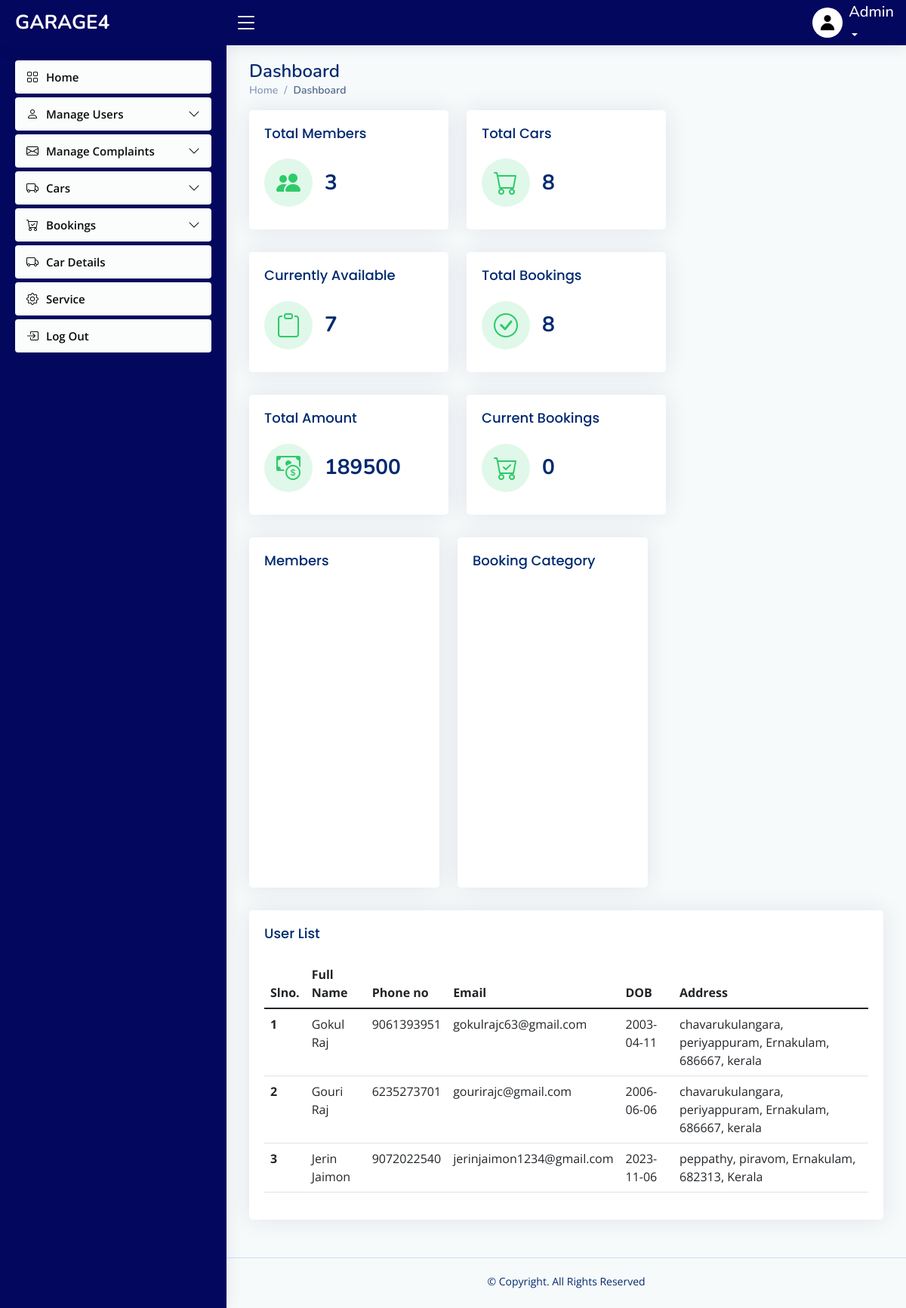
/admin/index1.php, run on the app's committed database.
### tables this page shows
CREATE TABLE `registration` (
  `image` varchar(50) NOT NULL DEFAULT 'default.jpg',
  `first_name` varchar(30) NOT NULL,
  `last_name` varchar(30) NOT NULL,
  `contact` varchar(20) NOT NULL,
  `email_id` varchar(40) NOT NULL,
  `date_of_birth` date NOT NULL,
  `house_name` varchar(30) NOT NULL,
  `street_name` varchar(30) NOT NULL,
  `district` varchar(20) NOT NULL,
  `pincode` varchar(6) NOT NULL,
  `state` varchar(30) NOT NULL,
  `date_of_join` date NOT NULL
);

### connect.php (called while the page is built, shortened)
<?php
$dbname="garage4";
$conn=mysqli_connect("localhost","root","",$dbname);
function select_data($sql)
{
  global $conn;
  $res = mysqli_query($conn, $sql);
  if ($res)
    return $res;
  else
    return False;
}
?>

### admin/index1.php (the view, shortened to what this page needs)
<?php
include("header.php");
$sql1="SELECT registration.*
       FROM registration
       JOIN login ON registration.email_id = login.email_id
       WHERE login.user_status = '1'";
 $data1=select_data($sql1);
 $count1=mysqli_num_rows($data1);
$sql7="SELECT * FROM product";
$data7=select_data($sql7);
$count7=mysqli_num_rows($data7);
$sql8="SELECT * FROM booking";
$data8=select_data($sql8);
$count8=mysqli_num_rows($data8);
$sql9 = "SELECT SUM(amount) AS total_amount FROM payment";
$data9 = select_data($sql9);
$totalAmount = mysqli_fetch_assoc($data9)['total_amount'];
$sql10="SELECT * FROM booking where status='1'";
$data10=select_data($sql10);
$count10=mysqli_num_rows($data10);
$sql11="SELECT * FROM product where status='0'";
$data11=select_data($sql11);
$count11=mysqli_num_rows($data11);
?>
<main id="main" class="main">
<div class="pagetitle">
  <h1>Dashboard</h1>
  <nav>
    <ol class="breadcrumb">
      <li class="breadcrumb-item"><a href="index1.php">Home</a></li>
      <li class="breadcrumb-item active">Dashboard</li>
    </ol>
  </nav>
</div>
  <section class="section dashboard">
      <div class="row">
        <div class="col-lg-8">
          <div class="row">
            <div class="col-xxl-4 col-md-6">
              <div class="card info-card revenue-card">
                <div class="card-body">
                  <h5 class="card-title">Total Members</h5>
                  <div class="d-flex align-items-center">
                    <div class="card-icon rounded-circle d-flex align-items-center justify-content-center">
                      <i class="bi bi-people-fill"></i>
                    </div>
                    <div class="ps-3">
                      <h6><?php echo $count1 ?></h6>
                    </div>
                  </div>
                </div>
              </div>
            </div>
            <div class="col-xxl-4 col-md-6">
              <div class="card info-card revenue-card">
                <div class="card-body">
                  <h5 class="card-title">Total Cars</h5>
                  <div class="d-flex align-items-center">
                    <div class="card-icon rounded-circle d-flex align-items-center justify-content-center">
                      <i class="bi bi-cart"></i>
                    </div>
                    <div class="ps-3">
                      <h6><?php echo $count7 ?></h6>
                    </div>
                  </div>
                </div>
              </div>
            </div>
            <div class="col-xxl-4 col-md-6">
              <div class="card info-card revenue-card">
                <div class="card-body">
                  <h5 class="card-title">Currently Available</h5>
                  <div class="d-flex align-items-center">
                    <div class="card-icon rounded-circle d-flex align-items-center justify-content-center">
                      <i class="bi bi-clipboard"></i>
                    </div>
                    <div class="ps-3">
                      <h6><?php echo $count11 ?></h6>
                    </div>
                  </div>
                </div>
              </div>
            </div>
            <div class="col-xxl-4 col-md-6">
              <div class="card info-card revenue-card">
                <div class="card-body">
                  <h5 class="card-title">Total Bookings</h5>
                  <div class="d-flex align-items-center">
                    <div class="card-icon rounded-circle d-flex align-items-center justify-content-center">
                      <i class="bi bi-check-circle"></i>
                    </div>
                    <div class="ps-3">
                      <h6><?php echo $count8 ?></h6>
                    </div>
                  </div>
                </div>
              </div>
            </div>
             <div class="col-xxl-4 col-md-6">
              <div class="card info-card revenue-card">
                <div class="card-body">
                  <h5 class="card-title">Total Amount</h5>
                  <div class="d-flex align-items-center">
                    <div class="card-icon rounded-circle d-flex align-items-center justify-content-center">
                      <i class="bi bi-cash-coin"></i>
                    </div>
                    <div class="ps-3">
                      <h6><?php echo $totalAmount ?></h6>
                    </div>
                  </div>
                </div>
              </div>
            </div>
             <div class="col-xxl-4 col-md-6">
              <div class="card info-card revenue-card">
                <div class="card-body">
                  <h5 class="card-title">Current Bookings</h5>
                  <div class="d-flex align-items-center">
                    <div class="card-icon rounded-circle d-flex align-items-center justify-content-center">
                      <i class="bi bi-cart-check"></i>
                    </div>
                    <div class="ps-3">
                      <h6><?php echo $count10 ?></h6>
                    </div>
                  </div>
                </div>
              </div>
            </div>
<div class="row">
           <div class="col-lg-6">
<div class="card">
  <div class="card-body pb-0">
    <h5 class="card-title">Members</h5>
    <div id="trafficChart" style="min-height: 400px;" class="echart"></div>
    </div>
  </div>
    </div>
  <div class="col-lg-6">
<div class="card">
  <div class="card-body pb-0">
    <h5 class="card-title">Booking Category</h5>
    <div id="bookingChart" style="min-height: 400px;" class="echart"></div>
    </div>
  </div>
    </div>
    </div>
                </div>
                </div>
        </div>
    <div class="col-20">
          <div  class="card">
            <div class="card-body">
              <h5 class="card-title">User List</h5>
              <table class="table datatable">
                <thead>
                  <tr>
                  <th scope="col">Slno.</th>
                  <th scope="col">Full Name</th>
                  <th scope="col">Phone no</th>
                  <th scope="col">Email</th>
                  <th scope="col">DOB</th>
                  <th scope="col">Address</th>
                  </tr>
                </thead>
                <tbody>
                <?php
                $sql="SELECT registration.*
                FROM registration
                JOIN login ON registration.email_id = login.email_id
                WHERE login.user_status = '1'";
                $data=select_data($sql);
                $n=1;
                while($row=mysqli_fetch_assoc($data))
                {
                ?>
                  <tr>
                  <th scope='row'>
                      <?php echo $n++; ?>
                    </th>
                    <td>
                      <?php echo $row['first_name'] . " " . $row['last_name'] ?>
                    </td>
                    <td>
                      <?php echo $row['contact'] ?>
                    </td>
                    <td>
                      <?php echo $row['email_id'] ?>
                    </td>
                    <td>
                      <?php echo $row['date_of_birth'] ?>
                    </td>
                    <td>
                      <?php echo $row['house_name'] ?>,
                      <?php echo $row['street_name'] ?>,
                      <?php echo $row['district'] ?>,
                      <?php echo $row['pincode'] ?>,
                      <?php echo $row['state'] ?>
                    </td>
                  </tr>
                  <?php
                  }
                  ?>
                </tbody>
              </table>
            </div>
          </div>
           </div>
    </section>
    </main>
<?php
require 'footer.php';
?>

### admin/assets/css/styleeee.css (style rules this page uses)
:root { scroll-behavior: smooth; }
body { font-family: "Open Sans", sans-serif; background: #f7fafa; color: #444444; }
a { color: #4154f1; text-decoration: none; }
h1, h2, h3, h4, h5, h6 { font-family: "Nunito", sans-serif; }
#main { margin-top: 60px; padding: 20px 30px; transition: all 0.3s; }
.pagetitle { margin-bottom: 10px; }
.pagetitle h1 { font-size: 24px; margin-bottom: 0; font-weight: 600; color: #012970; }
.card { margin-bottom: 30px; border: none; border-radius: 5px; box-shadow: 0px 0 30px rgba(1, 41, 112, 0.1); }
.card-title { padding: 20px 0 15px 0; font-size: 18px; font-weight: 500; color: #012970; font-family: "Poppins", sans-serif; }
.card-body { padding: 0 20px 20px 20px; }
.breadcrumb { font-size: 14px; font-family: "Nunito", sans-serif; color: #899bbd; font-weight: 600; }
.breadcrumb a { color: #899bbd; transition: 0.3s; }
.breadcrumb .breadcrumb-item::before { color: #899bbd; }
.breadcrumb .active { color: #51678f; font-weight: 600; }
@media (min-width: 1200px) { #main, #footer { margin-left: 300px; } }
.dashboard .info-card { padding-bottom: 10px; }
.dashboard .info-card h6 { font-size: 28px; color: #012970; font-weight: 700; margin: 0; padding: 0; }
.dashboard .card-icon { font-size: 32px; line-height: 0; width: 64px; height: 64px; flex-shrink: 0; flex-grow: 0; }
.dashboard .revenue-card .card-icon { color: #2eca6a; background: #e0f8e9; }

### data on the page
registration: first_name "Gokul", last_name "Raj", contact "9061393951", email_id "gokulrajc63@gmail.com", date_of_birth "2003-04-11", house_name "chavarukulangara", street_name "periyappuram", district "Ernakulam", pincode "686667", state "kerala"
registration: first_name "Gouri", last_name "Raj", contact "6235273701", email_id "gourirajc@gmail.com", date_of_birth "2006-06-06", house_name "chavarukulangara", street_name "periyappuram", district "Ernakulam", pincode "686667", state "kerala"
registration: first_name "Jerin", last_name "Jaimon", contact "9072022540", email_id "jerinjaimon1234@gmail.com", date_of_birth "2023-11-06", house_name "peppathy", street_name "piravom", district "Ernakulam", pincode "682313", state "Kerala"

### other printed values
$count1 "3"
$count7 "8"
$count11 "7"
$count8 "8"
$totalAmount "189500"
$count10 "0"
